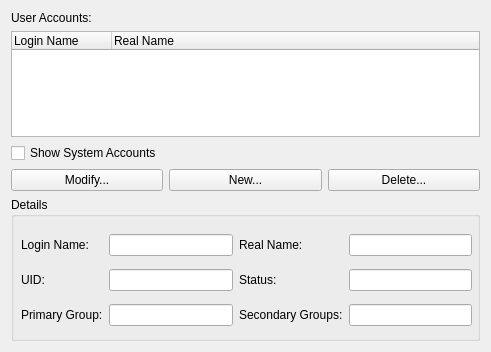
<?xml version="1.0" encoding="UTF-8"?>
<ui version="4.0">
 <class>Form</class>
 <widget class="QWidget" name="Form">
  <property name="geometry">
   <rect>
    <x>0</x>
    <y>0</y>
    <width>477</width>
    <height>344</height>
   </rect>
  </property>
  <property name="windowTitle">
   <string>Form</string>
  </property>
  <layout class="QVBoxLayout" name="verticalLayout">
   <item>
    <widget class="QLabel" name="accountLabel">
     <property name="text">
      <string>User Accounts:</string>
     </property>
    </widget>
   </item>
   <item>
    <widget class="QTreeWidget" name="userlist">
     <property name="minimumSize">
      <size>
       <width>0</width>
       <height>106</height>
      </size>
     </property>
     <property name="columnCount">
      <number>2</number>
     </property>
     <column>
      <property name="text">
       <string>Login Name</string>
      </property>
     </column>
     <column>
      <property name="text">
       <string>Real Name</string>
      </property>
     </column>
    </widget>
   </item>
   <item>
    <widget class="QCheckBox" name="show_sysaccts_checkbox">
     <property name="text">
      <string>Show System Accounts</string>
     </property>
    </widget>
   </item>
   <item>
    <layout class="QHBoxLayout" name="horizontalLayout_3">
     <item>
      <widget class="QPushButton" name="modifybutton">
       <property name="text">
        <string>Modify...</string>
       </property>
      </widget>
     </item>
     <item>
      <widget class="QPushButton" name="newbutton">
       <property name="text">
        <string>New...</string>
       </property>
      </widget>
     </item>
     <item>
      <widget class="QPushButton" name="deletebutton">
       <property name="text">
        <string>Delete...</string>
       </property>
      </widget>
     </item>
    </layout>
   </item>
   <item>
    <widget class="QGroupBox" name="userdetails_groupbox">
     <property name="sizePolicy">
      <sizepolicy hsizetype="Expanding" vsizetype="Preferred">
       <horstretch>0</horstretch>
       <verstretch>1</verstretch>
      </sizepolicy>
     </property>
     <property name="minimumSize">
      <size>
       <width>469</width>
       <height>144</height>
      </size>
     </property>
     <property name="title">
      <string>Details</string>
     </property>
     <widget class="QWidget" name="layoutWidget_2">
      <property name="geometry">
       <rect>
        <x>10</x>
        <y>30</y>
        <width>451</width>
        <height>106</height>
       </rect>
      </property>
      <layout class="QGridLayout" name="gridLayout" columnstretch="0,1,0,1">
       <property name="sizeConstraint">
        <enum>QLayout::SetMinimumSize</enum>
       </property>
       <item row="0" column="0">
        <widget class="QLabel" name="loginnamelabel">
         <property name="text">
          <string>Login Name:</string>
         </property>
         <property name="buddy">
          <cstring>loginname</cstring>
         </property>
        </widget>
       </item>
       <item row="0" column="1">
        <widget class="QLineEdit" name="loginname">
         <property name="sizePolicy">
          <sizepolicy hsizetype="Expanding" vsizetype="Fixed">
           <horstretch>0</horstretch>
           <verstretch>0</verstretch>
          </sizepolicy>
         </property>
         <property name="readOnly">
          <bool>true</bool>
         </property>
        </widget>
       </item>
       <item row="0" column="2">
        <widget class="QLabel" name="realnamelabel">
         <property name="text">
          <string>Real Name:</string>
         </property>
         <property name="buddy">
          <cstring>realname</cstring>
         </property>
        </widget>
       </item>
       <item row="0" column="3">
        <widget class="QLineEdit" name="realname">
         <property name="readOnly">
          <bool>true</bool>
         </property>
        </widget>
       </item>
       <item row="1" column="0">
        <widget class="QLabel" name="uidlabel">
         <property name="text">
          <string>UID:</string>
         </property>
         <property name="buddy">
          <cstring>uid</cstring>
         </property>
        </widget>
       </item>
       <item row="1" column="1">
        <widget class="QLineEdit" name="uid">
         <property name="sizePolicy">
          <sizepolicy hsizetype="Expanding" vsizetype="Fixed">
           <horstretch>0</horstretch>
           <verstretch>0</verstretch>
          </sizepolicy>
         </property>
         <property name="readOnly">
          <bool>true</bool>
         </property>
        </widget>
       </item>
       <item row="1" column="2">
        <widget class="QLabel" name="statuslabel">
         <property name="text">
          <string>Status:</string>
         </property>
         <property name="buddy">
          <cstring>status</cstring>
         </property>
        </widget>
       </item>
       <item row="1" column="3">
        <widget class="QLineEdit" name="status">
         <property name="readOnly">
          <bool>true</bool>
         </property>
        </widget>
       </item>
       <item row="2" column="0">
        <widget class="QLabel" name="primarygrouplabel">
         <property name="text">
          <string>Primary Group:</string>
         </property>
         <property name="buddy">
          <cstring>primarygroup</cstring>
         </property>
        </widget>
       </item>
       <item row="2" column="1">
        <widget class="QLineEdit" name="primarygroup">
         <property name="sizePolicy">
          <sizepolicy hsizetype="Expanding" vsizetype="Fixed">
           <horstretch>0</horstretch>
           <verstretch>0</verstretch>
          </sizepolicy>
         </property>
         <property name="readOnly">
          <bool>true</bool>
         </property>
        </widget>
       </item>
       <item row="2" column="2">
        <widget class="QLabel" name="secondarygrouplabel">
         <property name="text">
          <string>Secondary Groups:</string>
         </property>
         <property name="buddy">
          <cstring>secondarygroup</cstring>
         </property>
        </widget>
       </item>
       <item row="2" column="3">
        <widget class="QLineEdit" name="secondarygroup">
         <property name="readOnly">
          <bool>true</bool>
         </property>
        </widget>
       </item>
      </layout>
     </widget>
    </widget>
   </item>
  </layout>
 </widget>
 <resources/>
 <connections/>
</ui>
